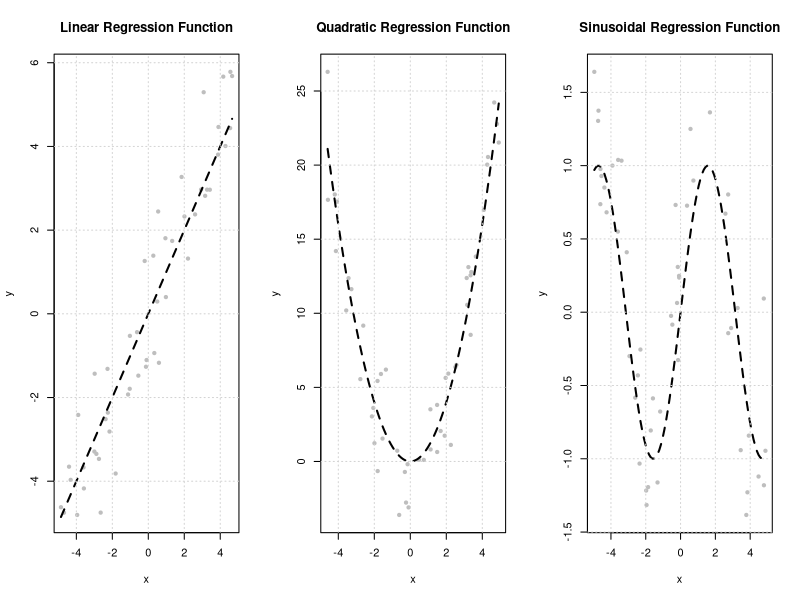
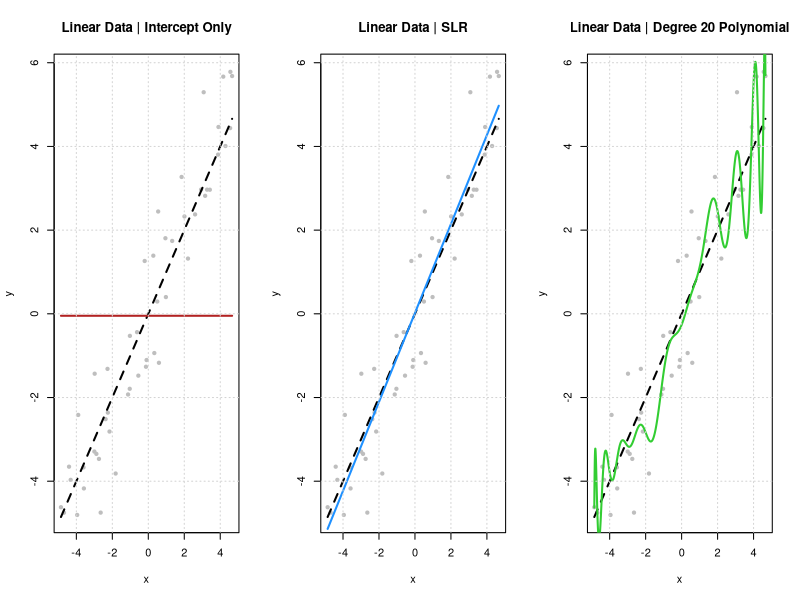
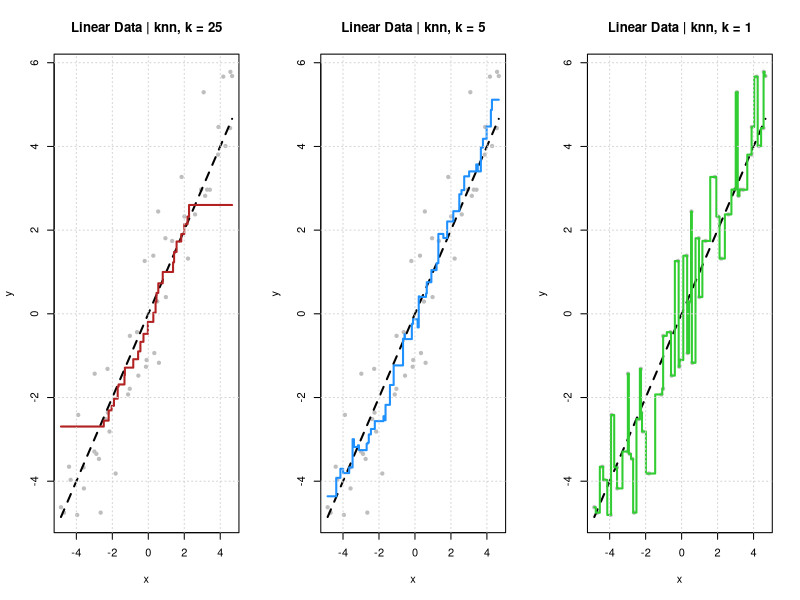

The R script that drew these images, in order: (Note: this script raises an error after producing the figures.)
## ---- chunk 1
knitr::opts_chunk$set(cache = TRUE, autodep = TRUE, fig.align = "center")
## ---- chunk 2
library("tidyverse")
library("caret")
library("rpart")
library("knitr")
library("kableExtra")
## ---- chunk 3
line_reg_fun = function(x) {
  x
}
## ---- chunk 4
quad_reg_fun = function(x) {
  x ^ 2
}
## ---- chunk 5
sine_reg_fun = function(x) {
  sin(x)
}
## ---- chunk 6
gen_sim_data = function(f, sample_size = 50, sd = 1) {
  x = runif(n = sample_size, min = -5, max = 5)
  y = rnorm(n = sample_size, mean = f(x), sd = sd)
  tibble::tibble(x = x, y = y)
}
## ---- chunk 7
set.seed(5)
line_data = gen_sim_data(f = line_reg_fun, sample_size = 50, sd = 1.0)
quad_data = gen_sim_data(f = quad_reg_fun, sample_size = 50, sd = 2.0)
sine_data = gen_sim_data(f = sine_reg_fun, sample_size = 50, sd = 0.5)
## ---- chunk 8
set.seed(42)
line_data_unseen = gen_sim_data(f = line_reg_fun, sample_size = 100000, sd = 1.0)
quad_data_unseen = gen_sim_data(f = quad_reg_fun, sample_size = 100000, sd = 2.0)
sine_data_unseen = gen_sim_data(f = sine_reg_fun, sample_size = 100000, sd = 0.5)
## ---- chunk 9
x_grid = tibble(x = seq(-5, 5, by = 0.001))
## ---- chunk 10
par(mfrow = c (1, 3))

plot(line_data, pch = 20, col = "grey",
     main = "Linear Regression Function")
curve(line_reg_fun(x), add = TRUE, lwd = 2, lty = 2)
grid()

plot(quad_data, pch = 20, col = "grey",
     main = "Quadratic Regression Function")
curve(quad_reg_fun(x), add = TRUE, lwd = 2, lty = 2)
grid()

plot(sine_data, pch = 20, col = "grey",
     main = "Sinusoidal Regression Function")
curve(sine_reg_fun(x), add = TRUE, lwd = 2, lty = 2)
grid()
## ---- chunk 11
lm_line_int = lm(y ~ 1,                    data = line_data)
lm_line_slr = lm(y ~ poly(x, degree = 1),  data = line_data)
lm_line_ply = lm(y ~ poly(x, degree = 20), data = line_data)
## ---- chunk 12
par(mfrow = c(1, 3))

plot(line_data, pch = 20, col = "grey",
     main = "Linear Data | Intercept Only")
curve(line_reg_fun(x), add = TRUE, lwd = 2, lty = 2)
curve(predict(lm_line_int, tibble(x = x)), 
      col = "firebrick", lwd = 2, lty = 1, add = TRUE, n = 10000)
grid()

plot(line_data, pch = 20, col = "grey",
     main = "Linear Data | SLR")
curve(line_reg_fun(x), add = TRUE, lwd = 2, lty = 2)
curve(predict(lm_line_slr, tibble(x = x)),
      col = "dodgerblue", lwd = 2, lty = 1, add = TRUE, n = 10000)
grid()

plot(line_data, pch = 20, col = "grey",
     main = "Linear Data | Degree 20 Polynomial")
curve(line_reg_fun(x), add = TRUE, lwd = 2, lty = 2)
curve(predict(lm_line_ply, tibble(x = x)),
      col = "limegreen", lwd = 2, lty = 1, add = TRUE, n = 10000)
grid()
## ---- chunk 13
knn_line_25 = knnreg(y ~ x, data = line_data, k = 25)
knn_line_05 = knnreg(y ~ x, data = line_data, k = 5)
knn_line_01 = knnreg(y ~ x, data = line_data, k = 1)
## ---- chunk 14
calc_dist = function(p1, p2) {
  sqrt(sum((p1 - p2) ^ 2))
}
## ---- chunk 15
line_data %>% 
  mutate(dist = purrr::map_dbl(x, calc_dist, p2 = 0)) %>% 
  top_n(dist, n = -5) %>% 
  pull(y) %>% 
  mean() # also consider median
## ---- chunk 16
predict(knn_line_05, data.frame(x = 0))
## ---- chunk 17
par(mfrow = c(1, 3))

plot(line_data, pch = 20, col = "grey",
     main = "Linear Data | knn, k = 25")
curve(line_reg_fun(x), add = TRUE, lwd = 2, lty = 2)
curve(predict(knn_line_25, tibble(x = x)), 
      col = "firebrick", lwd = 2, lty = 1, add = TRUE, n = 10000)
grid()

plot(line_data, pch = 20, col = "grey",
     main = "Linear Data | knn, k = 5")
curve(line_reg_fun(x), add = TRUE, lwd = 2, lty = 2)
curve(predict(knn_line_05, tibble(x = x)),
      col = "dodgerblue", lwd = 2, lty = 1, add = TRUE, n = 10000)
grid()

plot(line_data, pch = 20, col = "grey",
     main = "Linear Data | knn, k = 1")
curve(line_reg_fun(x), add = TRUE, lwd = 2, lty = 2)
curve(predict(knn_line_01, tibble(x = x)),
      col = "limegreen", lwd = 2, lty = 1, add = TRUE, n = 10000)
grid()
## ---- chunk 18
knn_line_trn_rmse = c(
  calc_rmse(model = knn_line_25, data = line_data, response = "y"),
  calc_rmse(model = knn_line_05, data = line_data, response = "y"),
  calc_rmse(model = knn_line_01, data = line_data, response = "y"))

knn_line_tst_rmse = c(
  calc_rmse(model = knn_line_25, data = line_data_unseen, response = "y"),
  calc_rmse(model = knn_line_05, data = line_data_unseen, response = "y"),
  calc_rmse(model = knn_line_01, data = line_data_unseen, response = "y"))

tibble(k = c(25, 5, 1),
       "Train RMSE" = round(knn_line_trn_rmse, 3),
       "Test RMSE" = round(knn_line_tst_rmse, 3)) %>%
  kable %>% 
  kable_styling("striped", full_width = FALSE)
## ---- chunk 19
knn_quad_25 = knnreg(y ~ x, data = quad_data, k = 25)
knn_quad_05 = knnreg(y ~ x, data = quad_data, k = 5)
knn_quad_01 = knnreg(y ~ x, data = quad_data, k = 1)
## ---- chunk 20
par(mfrow = c(1, 3))

plot(quad_data, pch = 20, col = "grey",
     main = "Quadratic Data | knn, k = 25")
curve(quad_reg_fun(x), add = TRUE, lwd = 2, lty = 2)
curve(predict(knn_quad_25, tibble(x = x)), 
      col = "firebrick", lwd = 2, lty = 1, add = TRUE, n = 10000)
grid()

plot(quad_data, pch = 20, col = "grey",
     main = "Quadratic Data | knn, k = 5")
curve(quad_reg_fun(x), add = TRUE, lwd = 2, lty = 2)
curve(predict(knn_quad_05, tibble(x = x)),
      col = "dodgerblue", lwd = 2, lty = 1, add = TRUE, n = 10000)
grid()

plot(quad_data, pch = 20, col = "grey",
     main = "Quadratic Data | knn, k = 1")
curve(quad_reg_fun(x), add = TRUE, lwd = 2, lty = 2)
curve(predict(knn_quad_01, tibble(x = x)),
      col = "limegreen", lwd = 2, lty = 1, add = TRUE, n = 10000)
grid()
## ---- chunk 21
knn_quad_trn_rmse = c(
  calc_rmse(model = knn_quad_25, data = quad_data, response = "y"),
  calc_rmse(model = knn_quad_05, data = quad_data, response = "y"),
  calc_rmse(model = knn_quad_01, data = quad_data, response = "y"))

knn_quad_tst_rmse = c(
  calc_rmse(model = knn_quad_25, data = quad_data_unseen, response = "y"),
  calc_rmse(model = knn_quad_05, data = quad_data_unseen, response = "y"),
  calc_rmse(model = knn_quad_01, data = quad_data_unseen, response = "y"))

tibble(k = c(25, 5, 1),
       "Train RMSE" = round(knn_quad_trn_rmse, 3),
       "Test RMSE" = round(knn_quad_tst_rmse, 3)) %>%
  kable %>% 
  kable_styling("striped", full_width = FALSE)
## ---- chunk 22
knn_sine_25 = knnreg(y ~ x, data = sine_data, k = 25)
knn_sine_05 = knnreg(y ~ x, data = sine_data, k = 5)
knn_sine_01 = knnreg(y ~ x, data = sine_data, k = 1)
## ---- chunk 23
par(mfrow = c(1, 3))

plot(sine_data, pch = 20, col = "grey",
     main = "Sinusoidal Data | knn, k = 25")
curve(sine_reg_fun(x), add = TRUE, lwd = 2, lty = 2)
curve(predict(knn_sine_25, tibble(x = x)), 
      col = "firebrick", lwd = 2, lty = 1, add = TRUE, n = 10000)
grid()

plot(sine_data, pch = 20, col = "grey",
     main = "Sinusoidal Data | knn, k = 55")
curve(sine_reg_fun(x), add = TRUE, lwd = 2, lty = 2)
curve(predict(knn_sine_05, tibble(x = x)),
      col = "dodgerblue", lwd = 2, lty = 1, add = TRUE, n = 10000)
grid()

plot(sine_data, pch = 20, col = "grey",
     main = "Sinusoidal Data | knn, k = 1")
curve(sine_reg_fun(x), add = TRUE, lwd = 2, lty = 2)
curve(predict(knn_sine_01, tibble(x = x)),
      col = "limegreen", lwd = 2, lty = 1, add = TRUE, n = 10000)
grid()
## ---- chunk 24
knn_sine_trn_rmse = c(
  calc_rmse(model = knn_sine_25, data = sine_data, response = "y"),
  calc_rmse(model = knn_sine_05, data = sine_data, response = "y"),
  calc_rmse(model = knn_sine_01, data = sine_data, response = "y"))

knn_sine_tst_rmse = c(
  calc_rmse(model = knn_sine_25, data = sine_data_unseen, response = "y"),
  calc_rmse(model = knn_sine_05, data = sine_data_unseen, response = "y"),
  calc_rmse(model = knn_sine_01, data = sine_data_unseen, response = "y"))

tibble(k = c(25, 5, 1),
       "Train RMSE" = round(knn_sine_trn_rmse, 3),
       "Test RMSE" = round(knn_sine_tst_rmse, 3)) %>%
  kable %>% 
  kable_styling("striped", full_width = FALSE)
## ---- chunk 25
tree_line_010 = rpart(y ~ x, data = line_data, cp = 0.10, minsplit = 2)
tree_line_001 = rpart(y ~ x, data = line_data, cp = 0.01, minsplit = 2)
tree_line_000 = rpart(y ~ x, data = line_data, cp = 0.00, minsplit = 2)
## ---- chunk 26
par(mfrow = c(1, 3))

plot(line_data, pch = 20, col = "grey",
     main = "Linear Data | Tree, cp = 0.10")
curve(line_reg_fun(x), add = TRUE, lwd = 2, lty = 2)
curve(predict(tree_line_010, tibble(x = x)), 
      col = "firebrick", lwd = 2, lty = 1, add = TRUE, n = 10000)
grid()

plot(line_data, pch = 20, col = "grey",
     main = "Linear Data | Tree, cp = 0.01")
curve(line_reg_fun(x), add = TRUE, lwd = 2, lty = 2)
curve(predict(tree_line_001, tibble(x = x)),
      col = "dodgerblue", lwd = 2, lty = 1, add = TRUE, n = 10000)
grid()

plot(line_data, pch = 20, col = "grey",
     main = "Linear Data | Tree, cp = 0.00")
curve(line_reg_fun(x), add = TRUE, lwd = 2, lty = 2)
curve(predict(tree_line_000, tibble(x = x)),
      col = "limegreen", lwd = 2, lty = 1, add = TRUE, n = 10000)
grid()
## ---- chunk 27
tree_line_trn_rmse = c(
  calc_rmse(model = tree_line_010, data = line_data, response = "y"),
  calc_rmse(model = tree_line_001, data = line_data, response = "y"),
  calc_rmse(model = tree_line_000, data = line_data, response = "y"))

tree_line_tst_rmse = c(
  calc_rmse(model = tree_line_010, data = line_data_unseen, response = "y"),
  calc_rmse(model = tree_line_001, data = line_data_unseen, response = "y"),
  calc_rmse(model = tree_line_000, data = line_data_unseen, response = "y"))

tibble(k = c(25, 5, 1),
       "Train RMSE" = round(tree_line_trn_rmse, 3),
       "Test RMSE" = round(tree_line_tst_rmse, 3)) %>%
  kable %>% 
  kable_styling("striped", full_width = FALSE)
## ---- chunk 28
tree_quad_010 = rpart(y ~ x, data = quad_data, cp = 0.10, minsplit = 2)
tree_quad_001 = rpart(y ~ x, data = quad_data, cp = 0.01, minsplit = 2)
tree_quad_000 = rpart(y ~ x, data = quad_data, cp = 0.00, minsplit = 2)
## ---- chunk 29
par(mfrow = c(1, 3))

plot(quad_data, pch = 20, col = "grey",
     main = "Quadratic Data | Tree, cp = 0.10")
curve(quad_reg_fun(x), add = TRUE, lwd = 2, lty = 2)
curve(predict(tree_quad_010, tibble(x = x)), 
      col = "firebrick", lwd = 2, lty = 1, add = TRUE, n = 10000)
grid()

plot(quad_data, pch = 20, col = "grey",
     main = "Quadratic Data | Tree, cp = 0.01")
curve(quad_reg_fun(x), add = TRUE, lwd = 2, lty = 2)
curve(predict(tree_quad_001, tibble(x = x)),
      col = "dodgerblue", lwd = 2, lty = 1, add = TRUE, n = 10000)
grid()

plot(quad_data, pch = 20, col = "grey",
     main = "Quadratic Data | Tree, cp = 0.00")
curve(quad_reg_fun(x), add = TRUE, lwd = 2, lty = 2)
curve(predict(tree_quad_000, tibble(x = x)),
      col = "limegreen", lwd = 2, lty = 1, add = TRUE, n = 10000)
grid()
## ---- chunk 30
tree_quad_trn_rmse = c(
  calc_rmse(model = tree_quad_010, data = quad_data, response = "y"),
  calc_rmse(model = tree_quad_001, data = quad_data, response = "y"),
  calc_rmse(model = tree_quad_000, data = quad_data, response = "y"))

tree_quad_tst_rmse = c(
  calc_rmse(model = tree_quad_010, data = quad_data_unseen, response = "y"),
  calc_rmse(model = tree_quad_001, data = quad_data_unseen, response = "y"),
  calc_rmse(model = tree_quad_000, data = quad_data_unseen, response = "y"))

tibble(k = c(25, 5, 1),
       "Train RMSE" = round(tree_quad_trn_rmse, 3),
       "Test RMSE" = round(tree_quad_tst_rmse, 3)) %>%
  kable %>% 
  kable_styling("striped", full_width = FALSE)
## ---- chunk 31
tree_sine_010 = rpart(y ~ x, data = sine_data, cp = 0.10, minsplit = 2)
tree_sine_001 = rpart(y ~ x, data = sine_data, cp = 0.01, minsplit = 2)
tree_sine_000 = rpart(y ~ x, data = sine_data, cp = 0.00, minsplit = 2)
## ---- chunk 32
par(mfrow = c(1, 3))

plot(sine_data, pch = 20, col = "grey",
     main = "Sinusoidal Data | Tree, cp = 0.10")
curve(sine_reg_fun(x), add = TRUE, lwd = 2, lty = 2)
curve(predict(tree_sine_010, tibble(x = x)), 
      col = "firebrick", lwd = 2, lty = 1, add = TRUE, n = 10000)
grid()

plot(sine_data, pch = 20, col = "grey",
     main = "Sinusoidal Data | Tree, cp = 0.01")
curve(sine_reg_fun(x), add = TRUE, lwd = 2, lty = 2)
curve(predict(tree_sine_001, tibble(x = x)),
      col = "dodgerblue", lwd = 2, lty = 1, add = TRUE, n = 10000)
grid()

plot(sine_data, pch = 20, col = "grey",
     main = "Sinusoidal Data | Tree, cp = 0.00")
curve(sine_reg_fun(x), add = TRUE, lwd = 2, lty = 2)
curve(predict(tree_sine_000, tibble(x = x)),
      col = "limegreen", lwd = 2, lty = 1, add = TRUE, n = 10000)
grid()
## ---- chunk 33
tree_sine_trn_rmse = c(
  calc_rmse(model = tree_sine_010, data = sine_data, response = "y"),
  calc_rmse(model = tree_sine_001, data = sine_data, response = "y"),
  calc_rmse(model = tree_sine_000, data = sine_data, response = "y"))

tree_sine_tst_rmse = c(
  calc_rmse(model = tree_sine_010, data = sine_data_unseen, response = "y"),
  calc_rmse(model = tree_sine_001, data = sine_data_unseen, response = "y"),
  calc_rmse(model = tree_sine_000, data = sine_data_unseen, response = "y"))

tibble(k = c(25, 5, 1),
       "Train RMSE" = round(tree_sine_trn_rmse, 3),
       "Test RMSE" = round(tree_sine_tst_rmse, 3)) %>%
  kable %>% 
  kable_styling("striped", full_width = FALSE)
## ---- chunk 34
# define a data generating process
gen = function() {
  x = runif(100)
  y = 2 * x + rnorm(100)
  tibble(x, y)
}

# generate and check data
df = gen()

# define midpoint calculation
calc_midpoints = function(x) {
  x = sort(x)
  x[-length(x)] + diff(x) / 2
}

# calculate midpoints
mids = with(df, calc_midpoints(x))

# calculate mse for a proposed split
calc_mse_split = function(df, cut) {
  
  left  = dplyr::filter(df, x < cut)
  right = dplyr::filter(df, x > cut)
  
  mse_left  = with(left,  sum((y - mean(y)) ^ 2))
  mse_right = with(right, sum((y - mean(y)) ^ 2))
  
  mse_left + mse_right # also consider mae
  
}

# calculate mse for each possible split, find best
which.min(purrr::map_dbl(mids, calc_mse_split, df = df))
